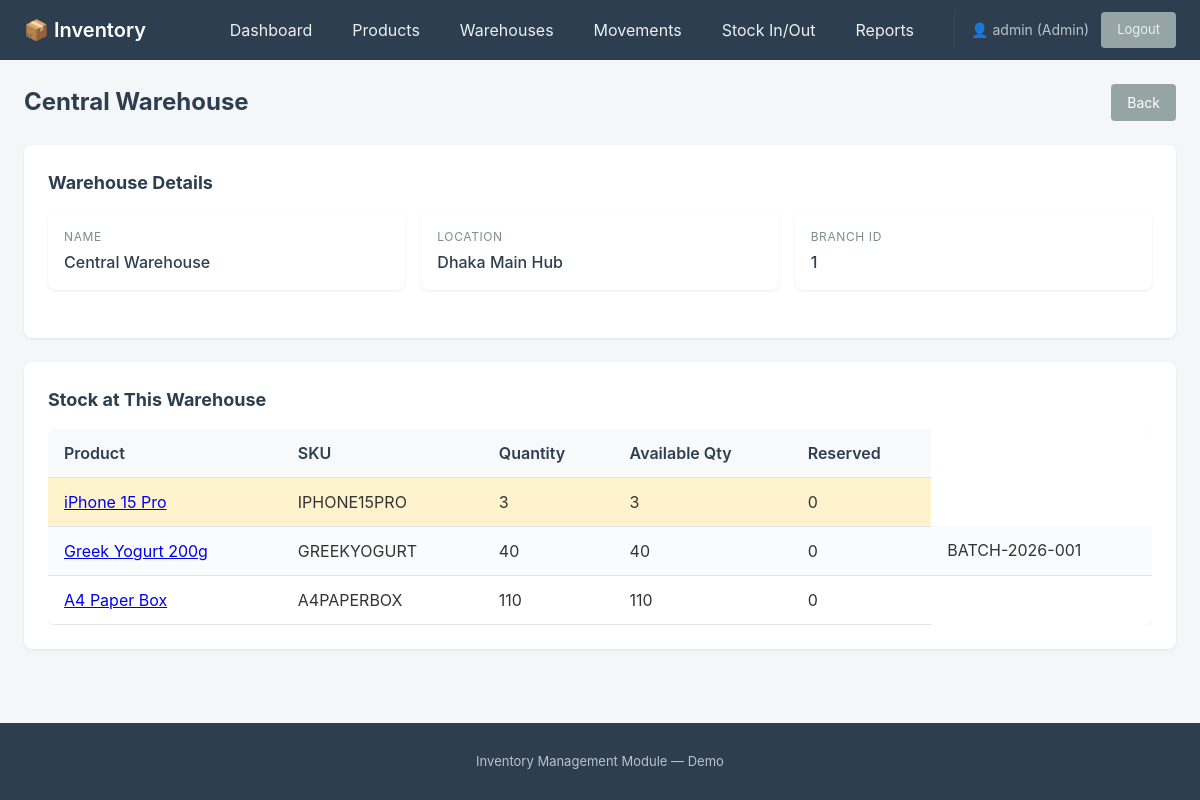
/warehouses/1/ (signed in), run on the app's committed database.
### inventory/models.py (models this page shows, shortened)
class Warehouse(models.Model):
    branch_id = models.IntegerField()
    name = models.CharField(max_length=100)
    location = models.CharField(max_length=200)

class Stock(models.Model):
    product = models.ForeignKey(Product, on_delete=models.CASCADE, related_name='stock_records')
    warehouse = models.ForeignKey(Warehouse, on_delete=models.CASCADE, related_name='stock_records')
    batch = models.ForeignKey(ProductBatch, on_delete=models.CASCADE, null=True, blank=True, related_name='stock_records')
    quantity = models.IntegerField(default=0)
    reserved_qty = models.IntegerField(default=0)
    class Meta:
        unique_together = ['product', 'warehouse', 'batch']
    @property
    def available_qty(self):
        if self.product.tracking_mode == Product.TRACKING_SERIAL:
            return self.product.serials.filter(
                warehouse=self.warehouse,
                status=ProductSerial.STATUS_IN_STOCK
            ).count()
        return self.quantity - self.reserved_qty

class Product(models.Model):
    TRACKING_NONE = 'NONE'
    TRACKING_BATCH = 'BATCH'
    TRACKING_SERIAL = 'SERIAL'
    TRACKING_CHOICES = [
        (TRACKING_NONE, 'None'),
        (TRACKING_BATCH, 'Batch'),
        (TRACKING_SERIAL, 'Serial'),
    ]
    STATUS_ACTIVE = 'ACTIVE'
    STATUS_INACTIVE = 'INACTIVE'
    STATUS_CHOICES = [
        (STATUS_ACTIVE, 'Active'),
        (STATUS_INACTIVE, 'Inactive'),
    ]
    sku = models.CharField(max_length=50, unique=True)
    barcode = models.CharField(max_length=50, unique=True, null=True, blank=True)
    name = models.CharField(max_length=200)
    description = models.TextField(blank=True)
    category = models.ForeignKey(Category, on_delete=models.PROTECT, related_name='products')
    unit = models.ForeignKey(Unit, on_delete=models.PROTECT, related_name='products')
    cost_price = models.DecimalField(max_digits=10, decimal_places=2)
    selling_price = models.DecimalField(max_digits=10, decimal_places=2)
    reorder_level = models.IntegerField(default=10)
    tracking_mode = models.CharField(max_length=10, choices=TRACKING_CHOICES, default=TRACKING_NONE)
    status = models.CharField(max_length=10, choices=STATUS_CHOICES, default=STATUS_ACTIVE)

class ProductBatch(models.Model):
    product = models.ForeignKey(Product, on_delete=models.CASCADE, related_name='batches')
    batch_number = models.CharField(max_length=50)
    manufacture_date = models.DateField()
    expiry_date = models.DateField(null=True, blank=True)
    class Meta:
        unique_together = ['product', 'batch_number']

### inventory/views.py (the view)
# urls.py: path('warehouses/<int:pk>/', views.warehouse_detail, name='warehouse_detail'),
@login_required
def warehouse_detail(request, pk):
    warehouse = get_object_or_404(Warehouse, pk=pk)
    stock_records = Stock.objects.filter(warehouse=warehouse).select_related('product', 'batch')
    return render(request, 'inventory/warehouse_detail.html', {'warehouse': warehouse, 'stock_records': stock_records})

### inventory/templates/inventory/warehouse_detail.html (shortened to what this page needs)
{% extends 'base.html' %}
{% block content %}
<div class="page-header">
    <h1>{{ warehouse.name }}</h1>
    <a href="{% url 'warehouse_list' %}" class="btn btn-secondary">Back</a>
</div>
<div class="card">
    <h2>Warehouse Details</h2>
    <div class="detail-grid">
        <div class="detail-item">
            <div class="label">Name</div>
            <div class="value">{{ warehouse.name }}</div>
        </div>
        <div class="detail-item">
            <div class="label">Location</div>
            <div class="value">{{ warehouse.location }}</div>
        </div>
        <div class="detail-item">
            <div class="label">Branch ID</div>
            <div class="value">{{ warehouse.branch_id }}</div>
        </div>
    </div>
</div>
<div class="card">
    <h2>Stock at This Warehouse</h2>
    {% if stock_records %}
        <div class="table-responsive">
            <table>
                <thead>
                    <tr>
                        <th>Product</th>
                        <th>SKU</th>
                        <th>Quantity</th>
                        <th>Available Qty</th>
                        <th>Reserved</th>
                    </tr>
                </thead>
                <tbody>
                    {% for stock in stock_records %}
                        <tr {% if stock.available_qty <= stock.product.reorder_level and stock.available_qty > 0 %}class="low-stock"{% elif stock.available_qty == 0 %}class="low-stock"{% endif %}>
                            <td><a href="{% url 'product_detail' stock.product.pk %}">{{ stock.product.name }}</a></td>
                            <td>{{ stock.product.sku }}</td>
                            <td>{{ stock.quantity }}</td>
                            <td>{{ stock.available_qty }}</td>
                            <td>{{ stock.reserved_qty }}</td>
                            {% if stock.batch %}
                                <td>{{ stock.batch.batch_number }}</td>
                            {% endif %}
                        </tr>
                    {% endfor %}
                </tbody>
            </table>
        </div>
    {% else %}
        <p class="text-muted">No stock at this warehouse.</p>
    {% endif %}
</div>
{% endblock %}

### inventory/templates/base.html (shortened to what this page needs)
{% load static %}
<!DOCTYPE html>
<html lang="en">
<head>
    <link rel="stylesheet" href="{% static 'inventory/style.css' %}">
</head>
<body>
    <nav class="navbar">
        <div class="navbar-brand">
            <a href="{% url 'dashboard' %}">📦 Inventory</a>
        </div>
        <ul class="navbar-nav">
            {% if user.is_superuser or user.groups.all|length > 0 %}
                <li><a href="{% url 'dashboard' %}">Dashboard</a></li>
                {% if not user.groups.filter.name == 'Clerk' %}
                <li><a href="{% url 'product_list' %}">Products</a></li>
                {% endif %}
                <li><a href="{% url 'warehouse_list' %}">Warehouses</a></li>
                <li><a href="{% url 'stock_movement_list' %}">Movements</a></li>
                <li><a href="{% url 'stock_movement_create' %}">Stock In/Out</a></li>
                {% if user.is_superuser or user.groups.filter.name == 'Manager' %}
                <li><a href="{% url 'stock_report' %}">Reports</a></li>
                {% endif %}
            {% endif %}
            {% if user.is_authenticated %}
                <li class="user-info">
                    <span>👤 {{ user.username }}
                        {% if user.is_superuser %}(Admin)
                        {% elif user.groups.filter.name == 'Manager' %}(Manager)
                        {% elif user.groups.filter.name == 'Clerk' %}(Clerk)
                        {% endif %}
                    </span>
                    <a href="{% url 'logout' %}" class="btn btn-secondary btn-sm">Logout</a>
                </li>
            {% else %}
                <li><a href="{% url 'login' %}" class="btn btn-secondary">Login</a></li>
            {% endif %}
        </ul>
    </nav>
    <main class="container">
        {% block content %}{% endblock %}
    </main>
    <footer class="footer">
        <p>Inventory Management Module — Demo</p>
    </footer>
</body>
</html>

### inventory/static/inventory/style.css (style rules this page uses)
* { box-sizing: border-box; }
body { margin: 0; font-family: -apple-system, BlinkMacSystemFont, 'Segoe UI', Roboto, Oxygen, Ubuntu, sans-serif; line-height: 1.5; color: #333; background: #f5f6f7; min-height: 100vh; display: flex; flex-direction: column; }
.navbar { background: #2c3e50; color: #fff; padding: 0.75rem 1.5rem; display: flex; justify-content: space-between; align-items: center; flex-wrap: wrap; gap: 1rem; }
.navbar-brand a { color: #fff; text-decoration: none; font-size: 1.25rem; font-weight: 600; }
.navbar-nav { list-style: none; margin: 0; padding: 0; display: flex; flex-wrap: wrap; gap: 0.5rem; align-items: center; }
.navbar-nav a { color: #ecf0f1; text-decoration: none; padding: 0.5rem 1rem; border-radius: 4px; transition: background 0.2s; }
.user-info { display: flex; align-items: center; gap: 0.75rem; margin-left: 1rem; padding-left: 1rem; border-left: 1px solid #34495e; }
.user-info span { font-size: 0.875rem; color: #bdc3c7; }
.btn { display: inline-block; padding: 0.5rem 1rem; border: none; border-radius: 4px; cursor: pointer; font-size: 0.875rem; text-decoration: none; text-align: center; transition: background 0.2s, opacity 0.2s; }
.btn-secondary { background: #95a5a6; color: #fff; }
.btn-sm { padding: 0.375rem 0.75rem; font-size: 0.8125rem; }
.container { flex: 1; padding: 1.5rem; max-width: 1200px; margin: 0 auto; width: 100%; }
.table-responsive { overflow-x: auto; }
table { width: 100%; border-collapse: collapse; background: #fff; box-shadow: 0 1px 3px rgba(0,0,0,0.08); border-radius: 8px; overflow: hidden; }
th, td { padding: 0.75rem 1rem; text-align: left; border-bottom: 1px solid #e1e4e8; }
th { background: #f8f9fa; font-weight: 600; color: #2c3e50; white-space: nowrap; }
tbody tr:nth-child(even) { background: #fafbfc; }
tr.low-stock { background: #fff3cd !important; }
.page-header { display: flex; justify-content: space-between; align-items: center; margin-bottom: 1.5rem; flex-wrap: wrap; gap: 1rem; }
.page-header h1 { margin: 0; font-size: 1.5rem; color: #2c3e50; }
.card { background: #fff; border-radius: 8px; box-shadow: 0 1px 3px rgba(0,0,0,0.08); padding: 1.5rem; margin-bottom: 1.5rem; }
.card h2 { margin: 0 0 1rem; font-size: 1.125rem; color: #2c3e50; }
.detail-grid { display: grid; grid-template-columns: repeat(auto-fit, minmax(250px, 1fr)); gap: 1rem; margin-bottom: 1.5rem; }
.detail-item { background: #fff; padding: 1rem; border-radius: 8px; box-shadow: 0 1px 3px rgba(0,0,0,0.08); }
.detail-item .label { font-size: 0.75rem; text-transform: uppercase; letter-spacing: 0.05em; color: #7f8c8d; margin-bottom: 0.25rem; }
.detail-item .value { font-weight: 500; color: #2c3e50; }
.footer { background: #2c3e50; color: #bdc3c7; text-align: center; padding: 1rem; margin-top: auto; font-size: 0.8125rem; }

### data on the page
Warehouse: name "Central Warehouse", location "Dhaka Main Hub", branch_id "1"
Stock: product.name "iPhone 15 Pro", product.sku "IPHONE15PRO", quantity "3", available_qty "3", reserved_qty "0"
Stock: product.name "Greek Yogurt 200g", product.sku "GREEKYOGURT", quantity "40", available_qty "40", reserved_qty "0", batch.batch_number "BATCH-2026-001"
Stock: product.name "A4 Paper Box", product.sku "A4PAPERBOX", quantity "110", available_qty "110", reserved_qty "0"

### other printed values
{{ user.username }} "admin"
